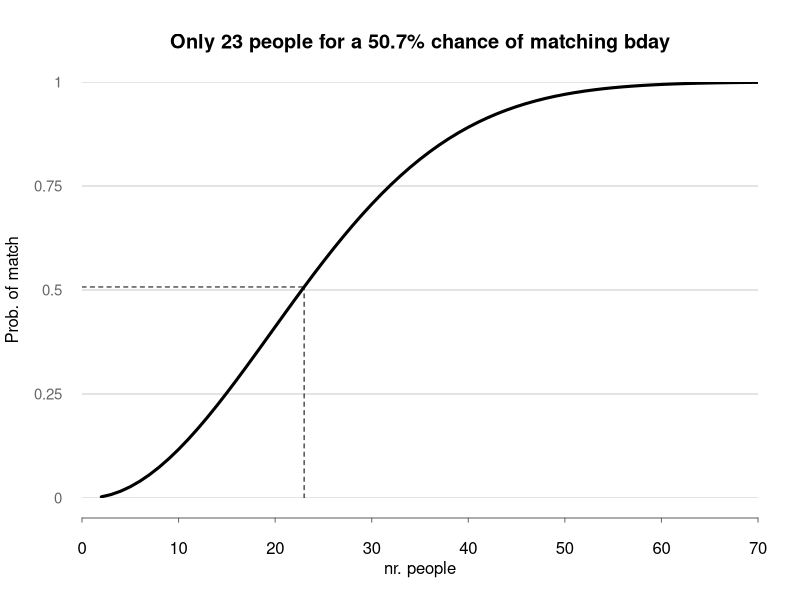
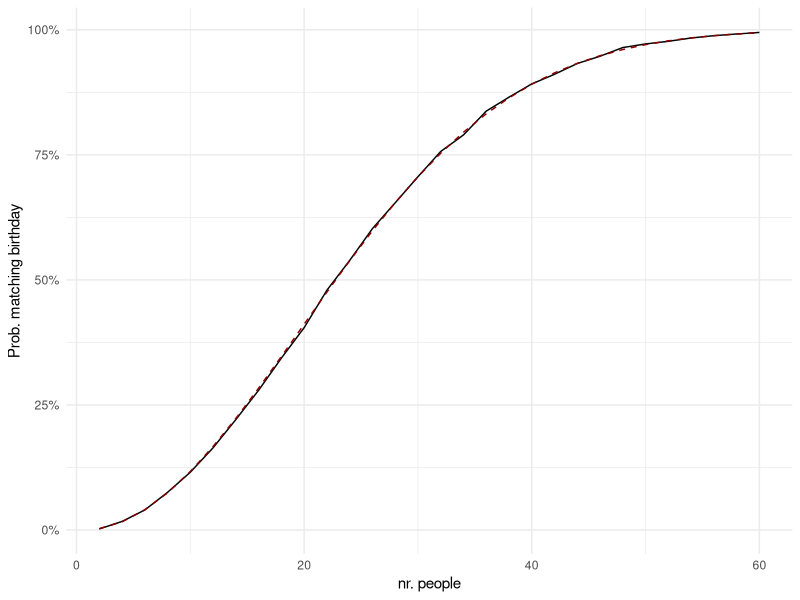
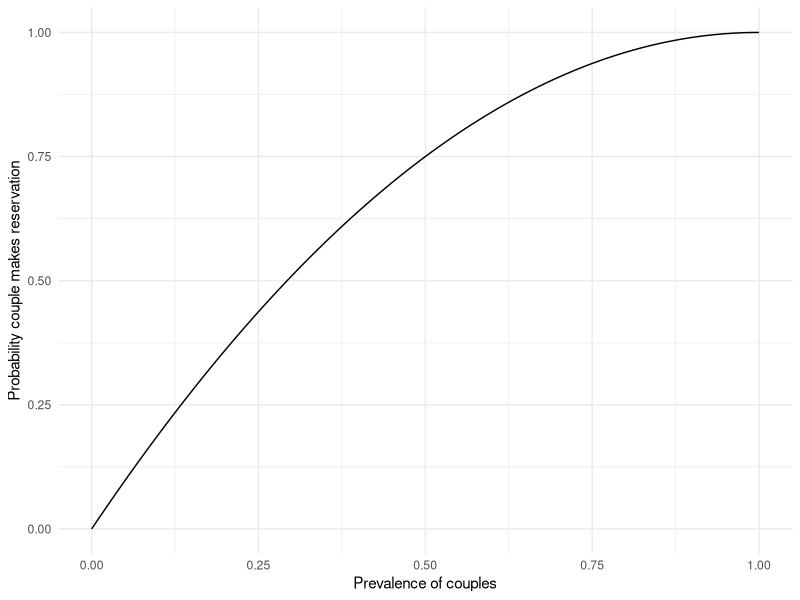
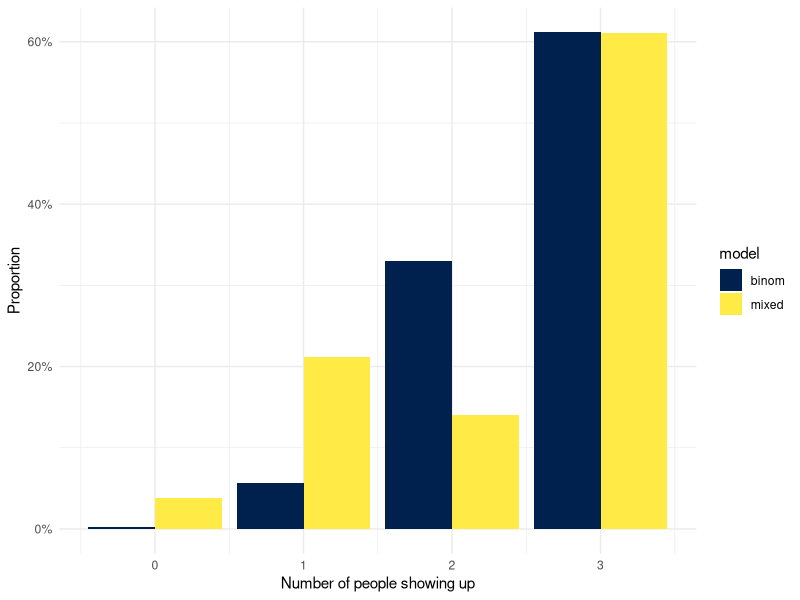
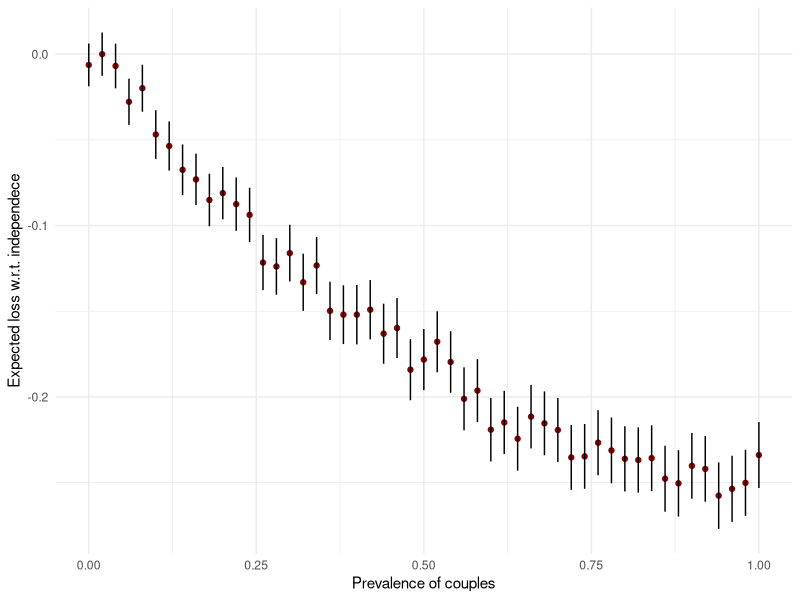
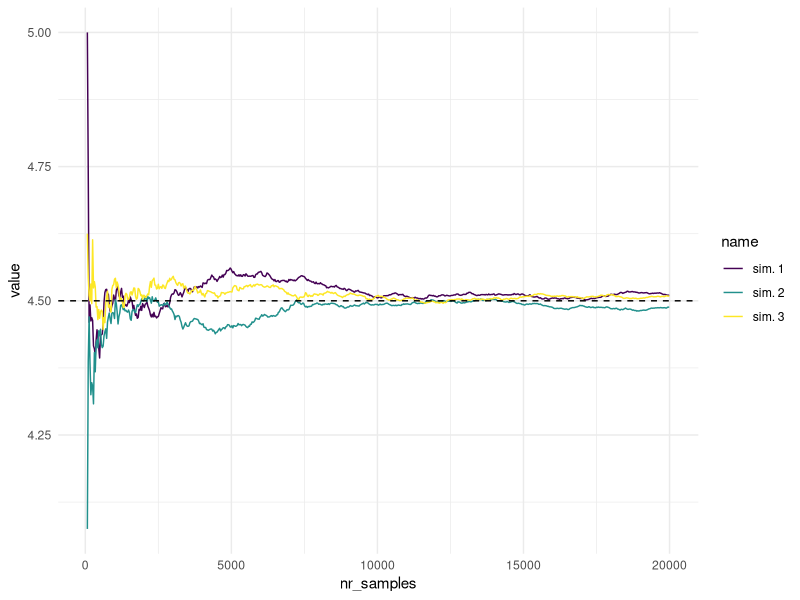
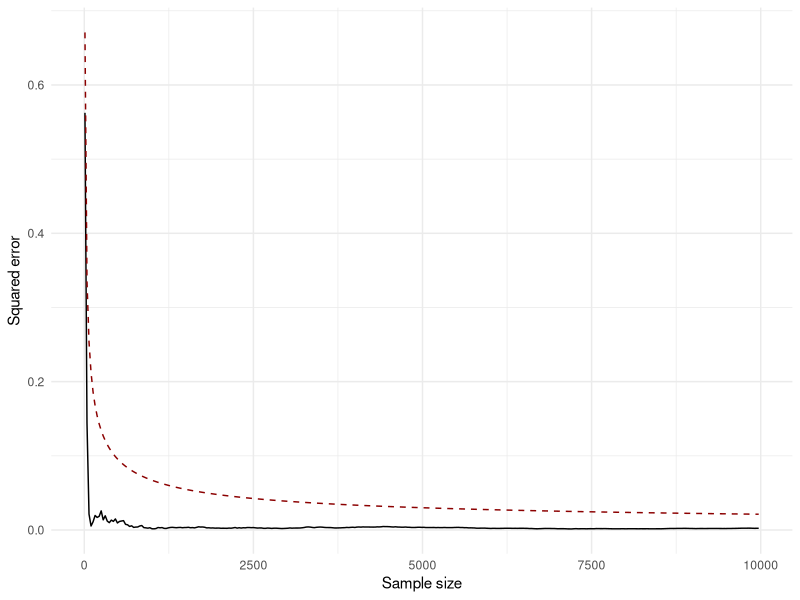

The R source for these figures, in order:
## ---- chunk 1
#| warning: false

library(tidyverse)
library(viridisLite)
## ---- chunk 2
#| fig-cap: "Analytical solution"

sim <- tibble(
    nr_people = 2:70,
    prob = sapply(nr_people, \(x) 1 - prod((366 - 1:x) / 365))
)

prob_half <- sim |> 
    mutate(diff = abs(0.5-prob)) |> 
    arrange(diff) |> first()

prob_half
## ---- chunk 3
#| code-fold: true

par(# mar = c(3, 3, 3, 3),  # Dist' from plot to side of page
    mgp = c(3, 1, 0),       # Dist' plot to label
    las = 1,                # Rotate y-axis text
    tck = -.01,             # Reduce tick length
    xaxs = "i", yaxs = "i"  # Remove plot padding
) 

plot(
    x = sim$nr_people, y = sim$prob, type = "l", 
    ylab = "Prob. of match", xlab = "nr. people", lwd=3,
    main = paste0(
        "Only ", prob_half$nr_people, " people for a ", 
        round(prob_half$prob * 100, 1), "% chance of matching bday"
    ),
    axes = FALSE, # Don't plot the axes
	frame.plot = FALSE, # Remove the frame
	xlim = c(0, 70), ylim = c(0, 1), # Limits
	panel.first = abline(h = seq(0, 1, 0.25), col = "grey80")
)
segments(
    x0 = prob_half$nr_people, y0 = 0, 
    x1 = prob_half$nr_people, y1 = prob_half$prob,
    lty="dashed"
)
segments(
    x0 = 0, y0 = prob_half$prob, 
    x1 = prob_half$nr_people, y1 = prob_half$prob, 
    lty="dashed"
)
at <- pretty(sim$nr_people)
axis(side = 1, at = at, col = "grey40", line = 1, cex = 0.7)
at <- seq(0, 1, 0.25)
mtext(side = 2, text = at, at = at, col = "grey40", line = 1, cex = 0.9)
## ---- chunk 4
nr_people <- 30

simulate_birthdays <- function(nr_people, nr_sim = 10000) {
	birthday_events <- replicate(n = nr_sim, {
		birthdays <- sample(x = 1:365, size = nr_people, replace = TRUE)
		anyDuplicated(birthdays) > 0
	})
	mean(birthday_events)  # this returns implicitly!
}

pr_same_bday <- simulate_birthdays(nr_people)
bday_match_size <- sapply(2:90, simulate_birthdays, nr_sim = 10000)
## ---- chunk 5
summarised <- tidyr::crossing(
        people = seq(2, 60, 2), 
        trial  = 1:10000,
    ) |>
    dplyr::mutate(
        birthday = purrr::map(people, \(x) sample(365, x, replace = TRUE)), 
        multiple = purrr::map_lgl(birthday, \(x) any(duplicated(x)))
    ) |>
    dplyr::group_by(people) |>
    dplyr::summarise(chance = mean(multiple)) |>
    dplyr::mutate(
        # sapply would work too here
        analytical_solution = purrr::map_dbl(people, \(x) 1 - prod((366 - 1:x) / 365))
    )

# Visualizing the probability
ggplot(summarised) +
    geom_line(aes(people, chance)) +
    geom_line(aes(people, analytical_solution), lty="dashed", color = "darkred") + 
    scale_y_continuous(labels = scales::percent_format()) +
    labs(y = "Prob. matching birthday", x = "nr. people") + 
    theme_minimal()
## ---- chunk 6
set.seed(13131)

prevalence_couples <- 0.6
prob_couple <- 0.6 + 0.4 * 0.6  # (1 - (1 - 0.6)**2)
prob_showup <- 0.85

# validate final proportion of couples and individuals
replicate(n = 10000, {
    first <- ifelse(rbinom(1, 1, prevalence_couples) == 1, "CC", "I")
    second <- ifelse(first == "CC", "", 
        ifelse(rbinom(1, 1, prevalence_couples) == 1, "CC", "I"))
    third <- ifelse(second == "I", "I", "")
    paste0(first, second, third)
}) |> grepl(pattern = "C") |> table() / 10000
## ---- chunk 7
simulate_customers <- function(
    prevalence_couples = 0.6,
    prob_showup = 0.85,
    nr_sim = 10000
) {
    prob_couple <- prevalence_couples + 
        (1 - prevalence_couples) * prevalence_couples

    replicate(n = nr_sim, {
        has_couple <- rbinom(1, 1, prob_couple)
        y_ind <- rbinom(1, 3 - 2*has_couple, prob_showup)
        y_mix <- has_couple * 2 * rbinom(1, 1, prob_showup^2)
        y_ind + y_mix
    }) |> table() / nr_sim
}

simulate_customers()
## ---- chunk 8
tibble(
    prevalence_couples = seq(0, 1, 0.01),
    prob_couple = prevalence_couples + (1 - prevalence_couples) * prevalence_couples
) |> 
    ggplot(aes(x = prevalence_couples, y = prob_couple)) + 
    geom_line() + 
    labs(x = "Prevalence of couples", y = "Probability couple makes reservation") + 
    theme_minimal()
## ---- chunk 9
nr_sim <- 10000
tibble(
    has_couple = rbinom(nr_sim, 1, prob_couple),
    nr_individ = 3 - 2*has_couple,
    y_ind = purrr::map_int(nr_individ, \(x) rbinom(1, x, prob_showup)),
    y = y_ind + has_couple * 2 * purrr::map_int(has_couple, \(x) rbinom(1, 1, prob_showup^2)),
    model = "mixed"
) |> 
    select(y, model) |>
    rbind(tibble(
        y = rbinom(nr_sim, 3, prob_showup),
        model = "binom"
    )) |>
    group_by(model) |>
    count(y) |>
    mutate(prob = n / sum(n)) |>
    ggplot(aes(x = y, y = prob, fill = model)) + 
    geom_col(position = "dodge") + 
    labs(x = "Number of people showing up", y = "Proportion") +
    scale_fill_viridis_d(option = "E") + 
    scale_y_continuous(labels = scales::percent_format()) + 
    theme_minimal()
## ---- chunk 10
set.seed(11131)

prob_grid <- seq(0, 1, 0.02)
sapply(
    prob_grid, 
    FUN = \(x) simulate_customers(prevalence_couples = x, prob_showup = 0.85, nr_sim = nr_sim)
) |> t() |> data.frame() |> tibble() |>
    mutate(
        prevalence = prob_grid,
        expect = 0 * X0 + 1 * X1 + 2 * X2 + 3 * X3,
        variance = (0^2*X0 + 1^2*X1 + 2^2*X2 + 3^2*X3) - expect ^2,
        loss_due_couples = expect - max(expect),
        loss_upper = loss_due_couples + 2 * sqrt(variance / nr_sim),
        loss_lower = loss_due_couples - 2 * sqrt(variance / nr_sim)
    ) |>
    ggplot(aes(x = prevalence, y = loss_due_couples)) + 
    geom_point(color = "darkred") +
    geom_segment(aes(
        y = loss_lower, yend = loss_upper, 
        x = prevalence, xend = prevalence
    )) +
    labs(x = "Prevalence of couples", y = "Expected loss w.r.t. independece") + 
    theme_minimal()
## ---- chunk 11
set.seed(137) # careful when setting seed to even number
nr_sim_pois <- 100000
lln_pois <- replicate(n = 3, {
    pois_sim <- rpois(nr_sim_pois, 4.5)
    seq(10, nr_sim_pois, 30) |> 
    sapply(\(x) pois_sim[1:x] |> mean())
}) |> data.frame() |> tibble()

lln_pois |>
    mutate(nr_samples = 10 + row_number() * 30) |> 
    pivot_longer(cols = c("X1", "X2", "X3")) |> 
    mutate(name = case_when(
        name == "X1" ~ "sim. 1",
        name == "X2" ~ "sim. 2",
        name == "X3" ~ "sim. 3"
    )) |>
    filter(nr_samples > 60 & nr_samples < 20000) |>
    ggplot(aes(x = nr_samples, y = value, col = name)) + 
    geom_line() + 
    geom_hline(yintercept = 4.5, lty = "dashed") + 
    scale_color_viridis_d() +
    theme_minimal()
## ---- chunk 12
lln_pois |>
    mutate(nr_samples = 10 + (row_number() - 1) * 30) |> 
    filter(nr_samples >= 10 & nr_samples < 10000) |>
    mutate(theoretical = sqrt(4.5) / sqrt(nr_samples)) |>
    pivot_longer(cols = c("X1", "X2", "X3")) |> 
    mutate(name = case_when(
        name == "X1" ~ "sim. 1",
        name == "X2" ~ "sim. 2",
        name == "X3" ~ "sim. 3",
    )) |>
    mutate(sq_err = (value - 4.55)^2) |>
    group_by(nr_samples) |> summarise(sq_err = mean(sq_err), theoretical = mean(theoretical)) |>
    ggplot(aes(x = nr_samples, y = sq_err)) + 
    geom_line() + 
    geom_line(aes(x = nr_samples, y = theoretical), lty="dashed", col="darkred") +
    scale_color_viridis_d() +
    labs(x = "Sample size", y = "Squared error") +
    theme_minimal()
